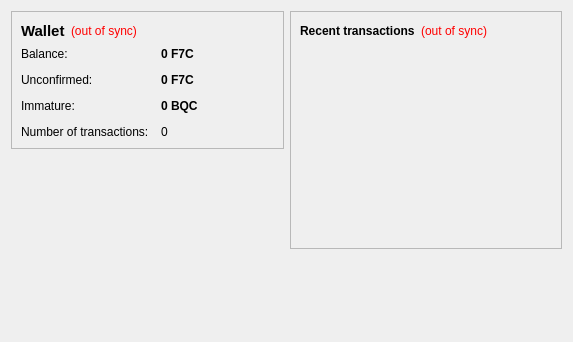
<?xml version="1.0" encoding="UTF-8"?>
<ui version="4.0">
 <class>OverviewPage</class>
 <widget class="QWidget" name="OverviewPage">
  <property name="geometry">
   <rect>
    <x>0</x>
    <y>0</y>
    <width>573</width>
    <height>342</height>
   </rect>
  </property>
  <property name="windowTitle">
   <string>Form</string>
  </property>
  <layout class="QHBoxLayout" name="horizontalLayout" stretch="1,1">
   <item>
    <layout class="QVBoxLayout" name="verticalLayout_2">
     <item>
      <widget class="QFrame" name="frame">
       <property name="frameShape">
        <enum>QFrame::StyledPanel</enum>
       </property>
       <property name="frameShadow">
        <enum>QFrame::Raised</enum>
       </property>
       <layout class="QVBoxLayout" name="verticalLayout_4">
        <item>
         <layout class="QHBoxLayout" name="horizontalLayout_4">
          <item>
           <widget class="QLabel" name="label_5">
            <property name="font">
             <font>
              <pointsize>11</pointsize>
              <weight>75</weight>
              <bold>true</bold>
             </font>
            </property>
            <property name="text">
             <string>Wallet</string>
            </property>
           </widget>
          </item>
          <item>
           <widget class="QLabel" name="labelWalletStatus">
            <property name="toolTip">
             <string>The displayed information may be out of date. Your wallet automatically synchronizes with the F7Coin network after a connection is established, but this process has not completed yet.</string>
            </property>
            <property name="styleSheet">
             <string notr="true">QLabel { color: red; }</string>
            </property>
            <property name="text">
             <string notr="true">(out of sync)</string>
            </property>
            <property name="alignment">
             <set>Qt::AlignLeading|Qt::AlignLeft|Qt::AlignVCenter</set>
            </property>
           </widget>
          </item>
          <item>
           <spacer name="horizontalSpacer_2">
            <property name="orientation">
             <enum>Qt::Horizontal</enum>
            </property>
            <property name="sizeHint" stdset="0">
             <size>
              <width>40</width>
              <height>20</height>
             </size>
            </property>
           </spacer>
          </item>
         </layout>
        </item>
        <item>
         <layout class="QFormLayout" name="formLayout_2">
          <property name="fieldGrowthPolicy">
           <enum>QFormLayout::AllNonFixedFieldsGrow</enum>
          </property>
          <property name="horizontalSpacing">
           <number>12</number>
          </property>
          <property name="verticalSpacing">
           <number>12</number>
          </property>
          <item row="0" column="0">
           <widget class="QLabel" name="label">
            <property name="text">
             <string>Balance:</string>
            </property>
           </widget>
          </item>
          <item row="0" column="1">
           <widget class="QLabel" name="labelBalance">
            <property name="font">
             <font>
              <weight>75</weight>
              <bold>true</bold>
             </font>
            </property>
            <property name="cursor">
             <cursorShape>IBeamCursor</cursorShape>
            </property>
            <property name="toolTip">
             <string>Your current balance</string>
            </property>
            <property name="text">
             <string notr="true">0 F7C</string>
            </property>
            <property name="textInteractionFlags">
             <set>Qt::LinksAccessibleByMouse|Qt::TextSelectableByKeyboard|Qt::TextSelectableByMouse</set>
            </property>
           </widget>
          </item>
          <item row="1" column="0">
           <widget class="QLabel" name="label_3">
            <property name="text">
             <string>Unconfirmed:</string>
            </property>
           </widget>
          </item>
          <item row="1" column="1">
           <widget class="QLabel" name="labelUnconfirmed">
            <property name="font">
             <font>
              <weight>75</weight>
              <bold>true</bold>
             </font>
            </property>
            <property name="cursor">
             <cursorShape>IBeamCursor</cursorShape>
            </property>
            <property name="toolTip">
             <string>Total of transactions that have yet to be confirmed, and do not yet count toward the current balance</string>
            </property>
            <property name="text">
             <string notr="true">0 F7C</string>
            </property>
            <property name="textInteractionFlags">
             <set>Qt::LinksAccessibleByMouse|Qt::TextSelectableByKeyboard|Qt::TextSelectableByMouse</set>
            </property>
           </widget>
          </item>
          <item row="3" column="0">
           <widget class="QLabel" name="label_2">
            <property name="text">
             <string>Number of transactions:</string>
            </property>
           </widget>
          </item>
          <item row="3" column="1">
           <widget class="QLabel" name="labelNumTransactions">
            <property name="toolTip">
             <string>Total number of transactions in wallet</string>
            </property>
            <property name="text">
             <string notr="true">0</string>
            </property>
           </widget>
          </item>
          <item row="2" column="0">
           <widget class="QLabel" name="labelImmatureText">
            <property name="text">
             <string>Immature:</string>
            </property>
           </widget>
          </item>
          <item row="2" column="1">
           <widget class="QLabel" name="labelImmature">
            <property name="font">
             <font>
              <weight>75</weight>
              <bold>true</bold>
             </font>
            </property>
            <property name="toolTip">
             <string>Mined balance that has not yet matured</string>
            </property>
            <property name="text">
             <string notr="true">0 BQC</string>
            </property>
            <property name="textInteractionFlags">
             <set>Qt::LinksAccessibleByMouse|Qt::TextSelectableByKeyboard|Qt::TextSelectableByMouse</set>
            </property>
           </widget>
          </item>
         </layout>
        </item>
       </layout>
      </widget>
     </item>
     <item>
      <spacer name="verticalSpacer">
       <property name="orientation">
        <enum>Qt::Vertical</enum>
       </property>
       <property name="sizeHint" stdset="0">
        <size>
         <width>20</width>
         <height>40</height>
        </size>
       </property>
      </spacer>
     </item>
    </layout>
   </item>
   <item>
    <layout class="QVBoxLayout" name="verticalLayout_3">
     <item>
      <widget class="QFrame" name="frame_2">
       <property name="frameShape">
        <enum>QFrame::StyledPanel</enum>
       </property>
       <property name="frameShadow">
        <enum>QFrame::Raised</enum>
       </property>
       <layout class="QVBoxLayout" name="verticalLayout">
        <item>
         <layout class="QHBoxLayout" name="horizontalLayout_2">
          <item>
           <widget class="QLabel" name="label_4">
            <property name="text">
             <string>&lt;b&gt;Recent transactions&lt;/b&gt;</string>
            </property>
           </widget>
          </item>
          <item>
           <widget class="QLabel" name="labelTransactionsStatus">
            <property name="toolTip">
             <string>The displayed information may be out of date. Your wallet automatically synchronizes with the F7Coin network after a connection is established, but this process has not completed yet.</string>
            </property>
            <property name="styleSheet">
             <string notr="true">QLabel { color: red; }</string>
            </property>
            <property name="text">
             <string notr="true">(out of sync)</string>
            </property>
            <property name="alignment">
             <set>Qt::AlignRight|Qt::AlignTrailing|Qt::AlignVCenter</set>
            </property>
           </widget>
          </item>
          <item>
           <spacer name="horizontalSpacer">
            <property name="orientation">
             <enum>Qt::Horizontal</enum>
            </property>
            <property name="sizeHint" stdset="0">
             <size>
              <width>40</width>
              <height>20</height>
             </size>
            </property>
           </spacer>
          </item>
         </layout>
        </item>
        <item>
         <widget class="QListView" name="listTransactions">
          <property name="styleSheet">
           <string notr="true">QListView { background: transparent; }</string>
          </property>
          <property name="frameShape">
           <enum>QFrame::NoFrame</enum>
          </property>
          <property name="verticalScrollBarPolicy">
           <enum>Qt::ScrollBarAlwaysOff</enum>
          </property>
          <property name="horizontalScrollBarPolicy">
           <enum>Qt::ScrollBarAlwaysOff</enum>
          </property>
          <property name="selectionMode">
           <enum>QAbstractItemView::NoSelection</enum>
          </property>
         </widget>
        </item>
       </layout>
      </widget>
     </item>
     <item>
      <spacer name="verticalSpacer_2">
       <property name="orientation">
        <enum>Qt::Vertical</enum>
       </property>
       <property name="sizeHint" stdset="0">
        <size>
         <width>20</width>
         <height>40</height>
        </size>
       </property>
      </spacer>
     </item>
    </layout>
   </item>
  </layout>
 </widget>
 <resources/>
 <connections/>
</ui>
